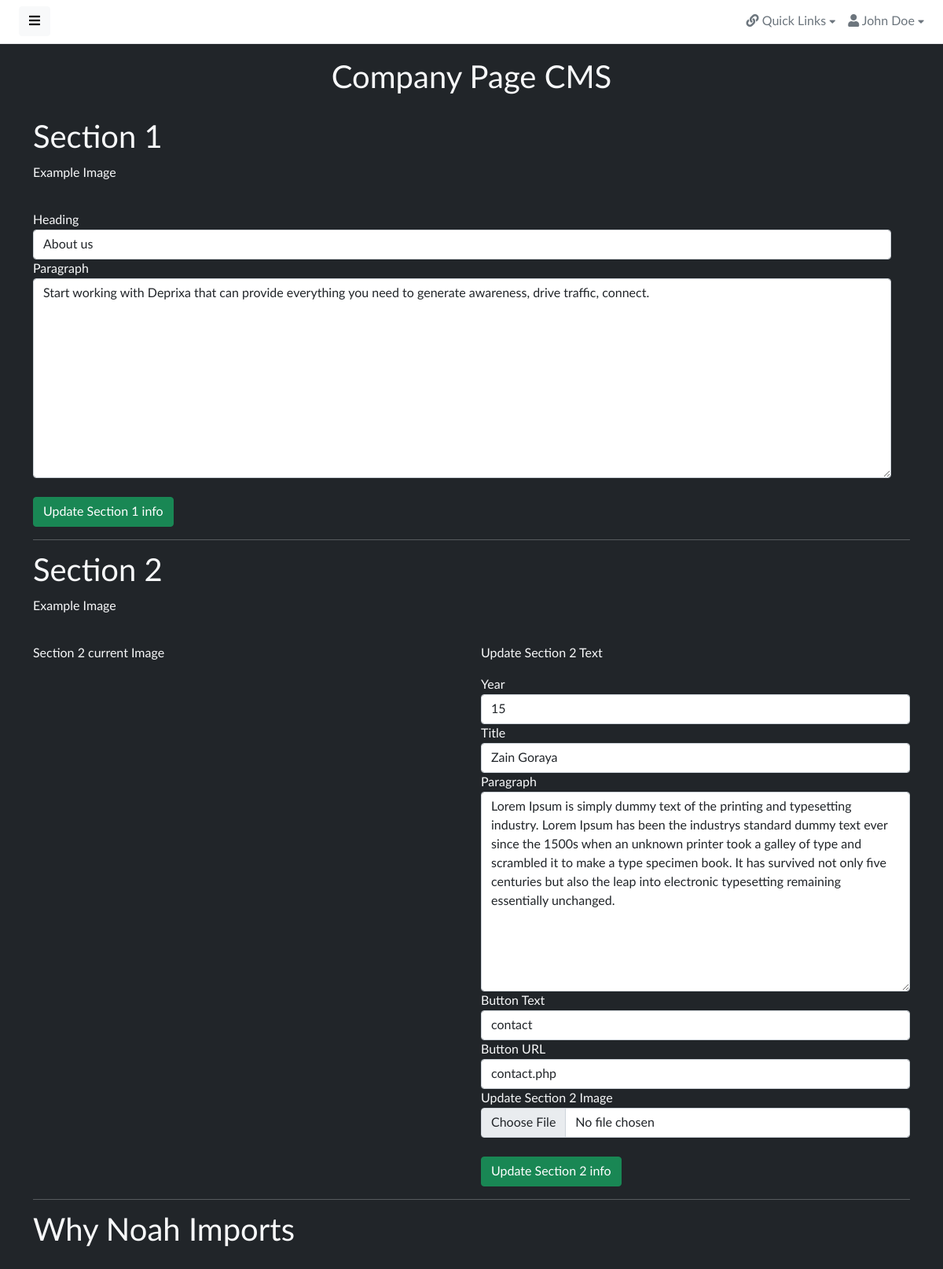
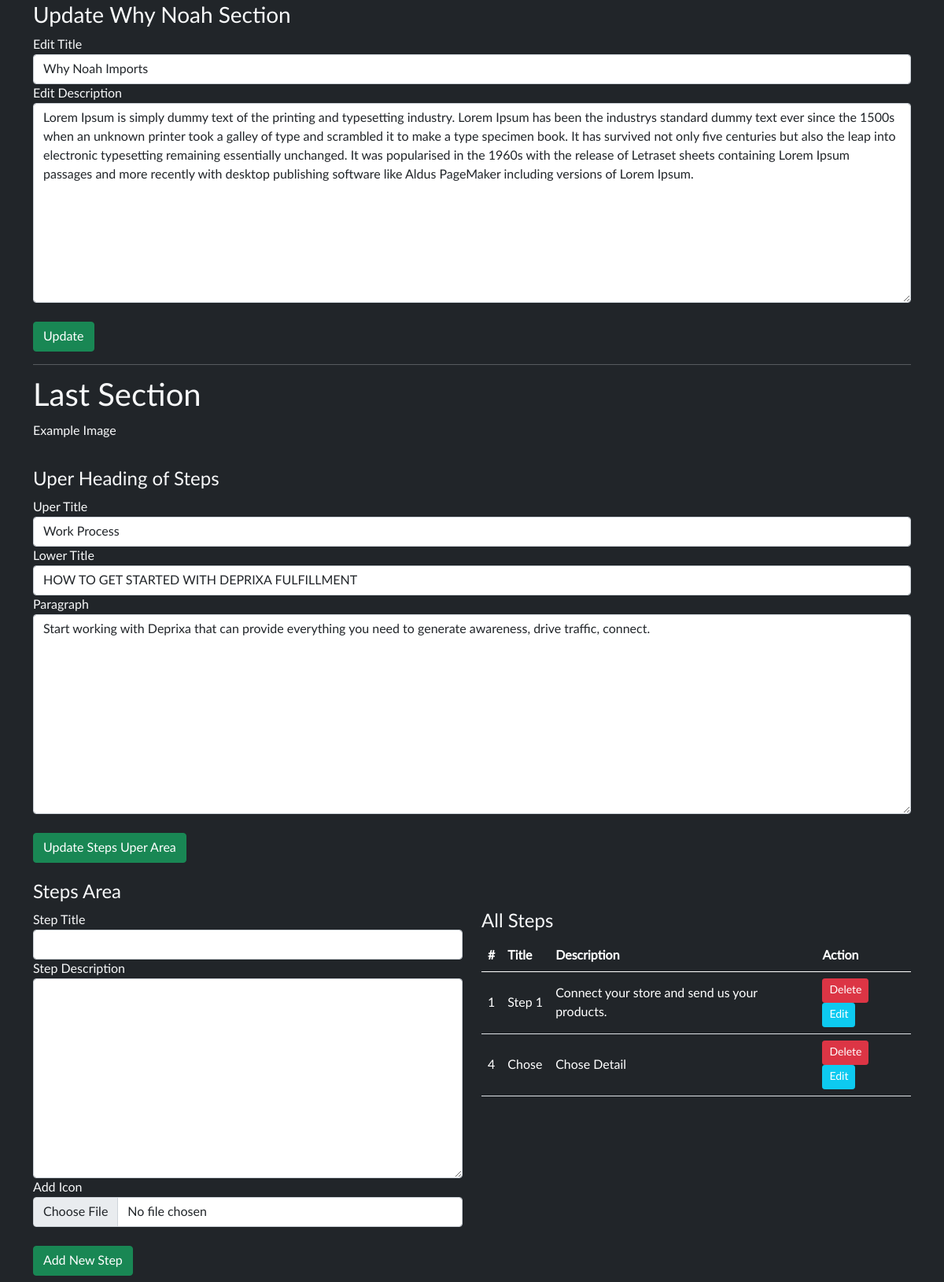
The page /admin/about.php on the database its author committed (2 pictures, top to bottom).
### tables this page shows
CREATE TABLE `aboutheader` (
  `id` int(11) NOT NULL,
  `title` varchar(255) DEFAULT NULL,
  `paragraph` varchar(255) DEFAULT NULL
);

CREATE TABLE `aboutunderheader` (
  `id` int(11) NOT NULL,
  `image` varchar(255) DEFAULT NULL,
  `year` varchar(255) DEFAULT NULL,
  `title` varchar(255) DEFAULT NULL,
  `paragraph` text DEFAULT NULL,
  `btntext` varchar(255) DEFAULT NULL,
  `btnurl` varchar(255) DEFAULT NULL
);

CREATE TABLE `aboutwhynoha` (
  `id` int(11) NOT NULL,
  `title` varchar(255) DEFAULT NULL,
  `description` text DEFAULT NULL
);

CREATE TABLE `aboutsteptext` (
  `id` int(11) NOT NULL,
  `title1` varchar(255) DEFAULT NULL,
  `title2` varchar(255) DEFAULT NULL,
  `paragraph` text DEFAULT NULL
);

CREATE TABLE `aboutsteps` (
  `id` int(11) NOT NULL,
  `title` varchar(255) DEFAULT NULL,
  `paragraph` varchar(255) DEFAULT NULL,
  `image` varchar(255) DEFAULT NULL
);

### admin/about.php (the view, shortened to what this page needs)
<?php
include "../db/db.php";
?>
<!doctype html>
<html lang="en">
<head>
    <link href="assets/vendor/fontawesome/css/fontawesome.min.css" rel="stylesheet">
    <link href="assets/vendor/fontawesome/css/solid.min.css" rel="stylesheet">
    <link href="assets/vendor/fontawesome/css/brands.min.css" rel="stylesheet">
    <link href="assets/vendor/bootstrap/css/bootstrap.min.css" rel="stylesheet">
    <link href="assets/css/master.css" rel="stylesheet">
    <link href="assets/vendor/flagiconcss/css/flag-icon.min.css" rel="stylesheet">
</head>
<body class="bg-dark text-light">
    <div class="wrapper">
        <div id="body" class="active">
            <nav class="navbar navbar-expand-lg navbar-white bg-white">
                <button type="button" id="sidebarCollapse" class="btn btn-light">
                    <i class="fas fa-bars"></i><span></span>
                </button>
                <div class="collapse navbar-collapse" id="navbarSupportedContent">
                    <ul class="nav navbar-nav ms-auto">
                        <li class="nav-item dropdown">
                            <div class="nav-dropdown">
                                <a href="#" id="nav1" class="nav-item nav-link dropdown-toggle text-secondary" data-bs-toggle="dropdown" aria-expanded="false">
                                    <i class="fas fa-link"></i> <span>Quick Links</span> <i style="font-size: .8em;" class="fas fa-caret-down"></i>
                                </a>
                            </div>
                        </li>
                        <li class="nav-item dropdown">
                            <div class="nav-dropdown">
                                <a href="#" id="nav2" class="nav-item nav-link dropdown-toggle text-secondary" data-bs-toggle="dropdown" aria-expanded="false">
                                    <i class="fas fa-user"></i> <span>John Doe</span> <i style="font-size: .8em;" class="fas fa-caret-down"></i>
                                </a>
                            </div>
                        </li>
                    </ul>
                </div>
            </nav>
            <h1 style="text-align: center; margin-top:20px">Company Page CMS</h1>
            <div class="content" style="margin-top: 20px;">
                <div class="container">
                    <div class="row">
                    <h1>Section 1</h1>
                    <p>Example Image</p>
                        <div class="row">
                        <div class="col-md-12">
                            <?php
                            $sql = "SELECT * FROM `aboutheader`";
                            $res = mysqli_query($con, $sql);
                            if(mysqli_num_rows($res) > 0){
                                while($row = mysqli_fetch_array($res)){
                                    $title = $row['title'];
                                    $para = $row['paragraph'];
                                 }
                            }
                            ?>
                            <form action="backend/aboutHeaderUpdate.php" method="POST">
                            <div class="form-group">
                                <label for="">Heading</label>
                                <input type="text" name="title" placeholder="About Us" class="form-control" value="<?php echo $title?>">
                            </div>
                            <div class="form-gorup">
                                <label for="">Paragraph</label>
                                <textarea name="paragraph" id="" cols="30" rows="10" class="form-control"><?php echo $para;?></textarea>
                            </div>
                            <br>
                            <input type="submit" name="submit" class="btn btn-success" value="Update Section 1 info">
                            </form>
                        </div>
                        </div>
                    </div>
                    <hr>
                    <div class="row">
                        <h1>Section 2</h1>
                        <p>Example Image</p>
                        <form action="backend/aboutUnderHeaderUpdate.php" method="POST" enctype="multipart/form-data">
                            <div class="row">
                                <div class="col-md-6">
                                <?php
                            $sql = "SELECT * FROM `aboutunderheader`";
                            $res = mysqli_query($con,$sql);
                            if(mysqli_num_rows($res) > 0){
                                while($row = mysqli_fetch_array($res)){
                                    $image = $row['image'];
                                    $uhtitle = $row['title'];
                                    $year = $row['year'];
                                    $uhpara = $row['paragraph'];
                                    $btntext = $row['btntext'];
                                    $btnurl = $row['btnurl'];
                                }
                            }
                            ?>
                                    <p>Section 2 current Image</p>
                                </div>
                                <div class="col-md-6">
                                    <p>Update Section 2 Text</p>
                                    <div class="form-group">
                                        <label for="">Year</label>
                                        <input type="text" name="year" value="<?php echo $year?>" class="form-control">
                                    </div>
                                    <div class="form-group">
                                        <label for="">Title</label>
                                        <input type="text" name="title" value="<?php echo $uhtitle?>" class="form-control">
                                    </div>
                                    <div class="form-group">
                                        <label for="">Paragraph</label>
                                        <textarea name="paragraph" id="" cols="30" rows="10" class="form-control"><?php echo $uhpara?></textarea>
                                    </div>
                                    <div class="form-group">
                                        <label for="">Button Text</label>
                                        <input type="text" name="btntext" class="form-control" value="<?php echo $btntext?>">
                                    </div>
                                    <div class="form-group">
                                        <label for="">Button URL</label>
                                        <input type="text" name="btnurl" class="form-control" value="<?php echo $btnurl?>">
                                    </div>
                                    <div class="form-group">
                                        <label for="">Update Section 2 Image</label>
                                        <input type="file" name="file" value="<?php echo $image?>" class="form-control">
                                    </div>
                                    <br>
                                    <input type="submit" name="submit" value="Update Section 2 info" class="btn btn-success">
                                </div>
                            </div>
                        </form>
                    </div>
                    <hr>
                    <div class="row">
                        <h1>Why Noah Imports</h1>
                        <?php
                        $sql = "SELECT * FROM aboutwhynoha";
                        $result = $con->query($sql);
                        if ($result->num_rows > 0) {
                          while($row = $result->fetch_assoc()) {
                            $whytitle = $row['title'];
                            $whydesc = $row['description'];
                          }
                        } else {
                          echo "0 results";
                        }
                        ?>
                        <div class="col-md-12">
                            <h3>Update Why Noah Section</h3>
                            <form action="backend/aboutWhy.php" method="POST">
                            <div class="form-group">
                                <label for="">Edit Title</label>
                                <input type="text" name="title" class="form-control" value="<?php echo $whytitle;?>">
                            </div>
                            <div class="form-group">
                                <label for="">Edit Description</label>
                                <textarea name="description" id="" cols="30" rows="10" class="form-control"><?php echo $whydesc;?></textarea>
                            </div>
                            <br>
                            <input type="submit" class="btn btn-success" name="submit" value="Update">
                            </form>
                        </div>
                    </div>
                    <hr>
                    <div class="row">
                        <h1>Last Section</h1>
                        <p>Example Image</p>
                        <form action="backend/aboutStepText.php" method="POST" enctype="multipart/form-data">
                            <div class="row">
                                <h4>Uper Heading of Steps</h4>
                                <?php
                                $sql = "SELECT * FROM aboutsteptext";
                                $result = $con->query($sql);
                                if ($result->num_rows > 0) {
                                  while($row = $result->fetch_assoc()) {
                                    $sptitle1 = $row['title1'];
                                    $sptitle2 = $row['title2'];
                                    $spparagraph = $row['paragraph'];
                                  }
                                } else {
                                  echo "0 results";
                                }
                                ?>
                                <div class="form-group">
                                    <label for="">Uper Title</label>
                                    <input type="text" name="title1" class="form-control" value="<?php echo $sptitle1;?>">
                                </div>
                                <div class="form-group">
                                    <label for="">Lower Title</label>
                                    <input type="text" name="title2" class="form-control" value="<?php echo $sptitle2;?>">
                                </div>
                                <div class="form-group">
                                    <label for="">Paragraph</label>
                                <textarea name="paragraph" id="" cols="30" rows="10" class="form-control"><?php echo $spparagraph;?></textarea>
                                </div>
                            </div>
                            <br>
                            <input type="submit" name="submit" class="btn btn-success" value="Update Steps Uper Area">
                        </form>
                    </div>
                    <br>
                    <div class="row">
                        <h4>Steps Area</h4>
                        <div class="col-md-6">
                           <form action="backend/aboutAddStep.php" method="POST" enctype="multipart/form-data">
                           <div class="form-group">
                                <label for="">Step Title</label>
                                <input type="text" name="title" class="form-control">
                            </div>
                            <div class="form-group">
                                <label for="">Step Description</label>
                                <textarea name="paragraph" id="" cols="30" rows="10" class="form-control"></textarea>
                            </div>
                            <div class="form-group">
                                <label for="">Add Icon</label>
                                <input type="file" name="file" class="form-control">
                            </div>
                            <br>
                            <input type="submit" name="submit" class="btn btn-success" value="Add New Step">
                           </form>
                        </div>
                        <div class="col-md-6">
                            <h4>All Steps</h4>
                            <table class="table">
                                <thead>
                                <tr>
                                    <th style="color:white;">#</th>
                                    <th style="color:white;">Title</th>
                                    <th style="color:white;">Description</th>
                                    <th style="color:white;">Action</th>
                                </tr>
                                </thead>
                                <tbody>
                                    <?php
                                    $sql = "SELECT * FROM aboutsteps";
                                    $result = $con->query($sql);
                                    if ($result->num_rows > 0) {
                                      while($row = $result->fetch_assoc()) {
                                        ?>
                                        <tr>
                                        <td style="color:white;"><?php echo $row['id'];?></td>
                                        <td style="color:white;"><?php echo $row['title'];?></td>
                                        <td style="color:white;"><?php echo $row['paragraph'];?></td>
                                        <td style="color:white;"><a class="btn btn-danger btn-sm" href="backend/aboutDeleteStep.php?id=<?php echo $row['id'];?>" onclick="return confirm('Do You Realy Want To Delete This?')">Delete</a>
                                        <a href="backend/aboutEditStep.php?id=<?php echo $row['id'];?>" class="btn btn-info btn-sm" style="color: white;">Edit</a>
                                    </td>
                                    </tr>
                                        <?php
                                      }
                                    } else {
                                      echo "0 results";
                                    }
                                    ?>
                                </tbody>
                            </table>
                        </div>
                    </div>
                </div>
            </div>
        </div>
    </div>
</body>
</html>

### rows shown on the page
aboutheader: title "About us", paragraph "Start working with Deprixa that can provide everything you need to generate awareness, drive traffic, connect."
aboutunderheader: year "15", title "Zain Goraya", paragraph "Lorem Ipsum is simply dummy text of the printing and typesetting industry. Lorem Ipsum has been the industrys standard dummy text ever since the 1500s when an unknown printer took a galley of type and scrambled it to make a type specimen book. It has survived not only five centuries but also the leap into electronic typesetting remaining essentially unchanged.", btntext "contact", btnurl "contact.php"
aboutwhynoha: title "Why Noah Imports", description "Lorem Ipsum is simply dummy text of the printing and typesetting industry. Lorem Ipsum has been the industrys standard dummy text ever since the 1500s when an unknown printer took a galley of type and scrambled it to make a type specimen book. It has survived not only five centuries but also the leap into electronic typesetting remaining essentially unchanged. It was popularised in the 1960s with the release of Letraset sheets containing Lorem Ipsum passages and more recently with desktop publishing software like Aldus PageMaker including versions of Lorem Ipsum."
aboutsteptext: title1 "Work Process", title2 "HOW TO GET STARTED WITH DEPRIXA FULFILLMENT", paragraph "Start working with Deprixa that can provide everything you need to generate awareness, drive traffic, connect."
aboutsteps: id "1", title "Step 1", paragraph "Connect your store and send us your products."
aboutsteps: id "4", title "Chose", paragraph "Chose Detail"
